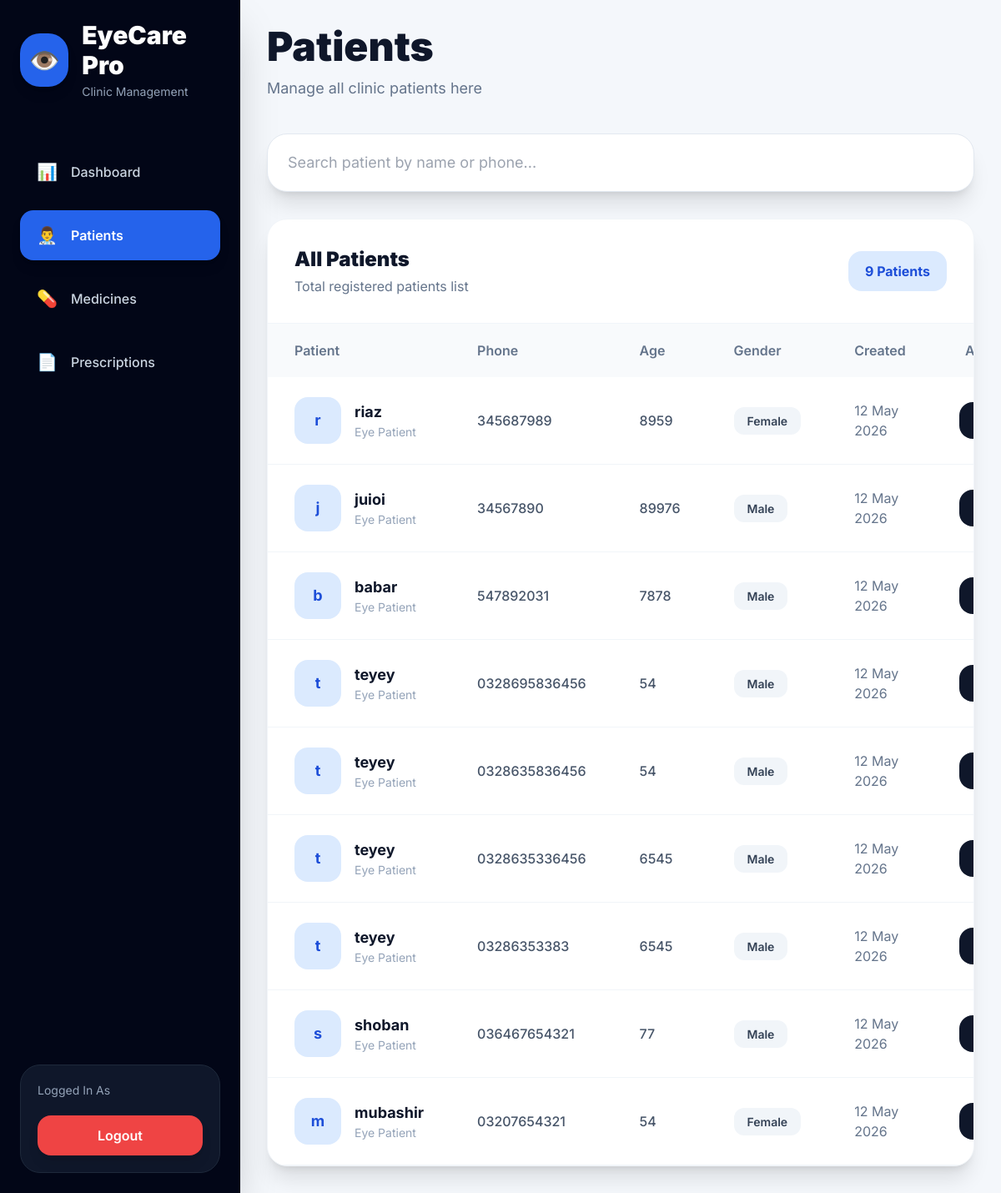
Page /patients/ on the earlier database version.
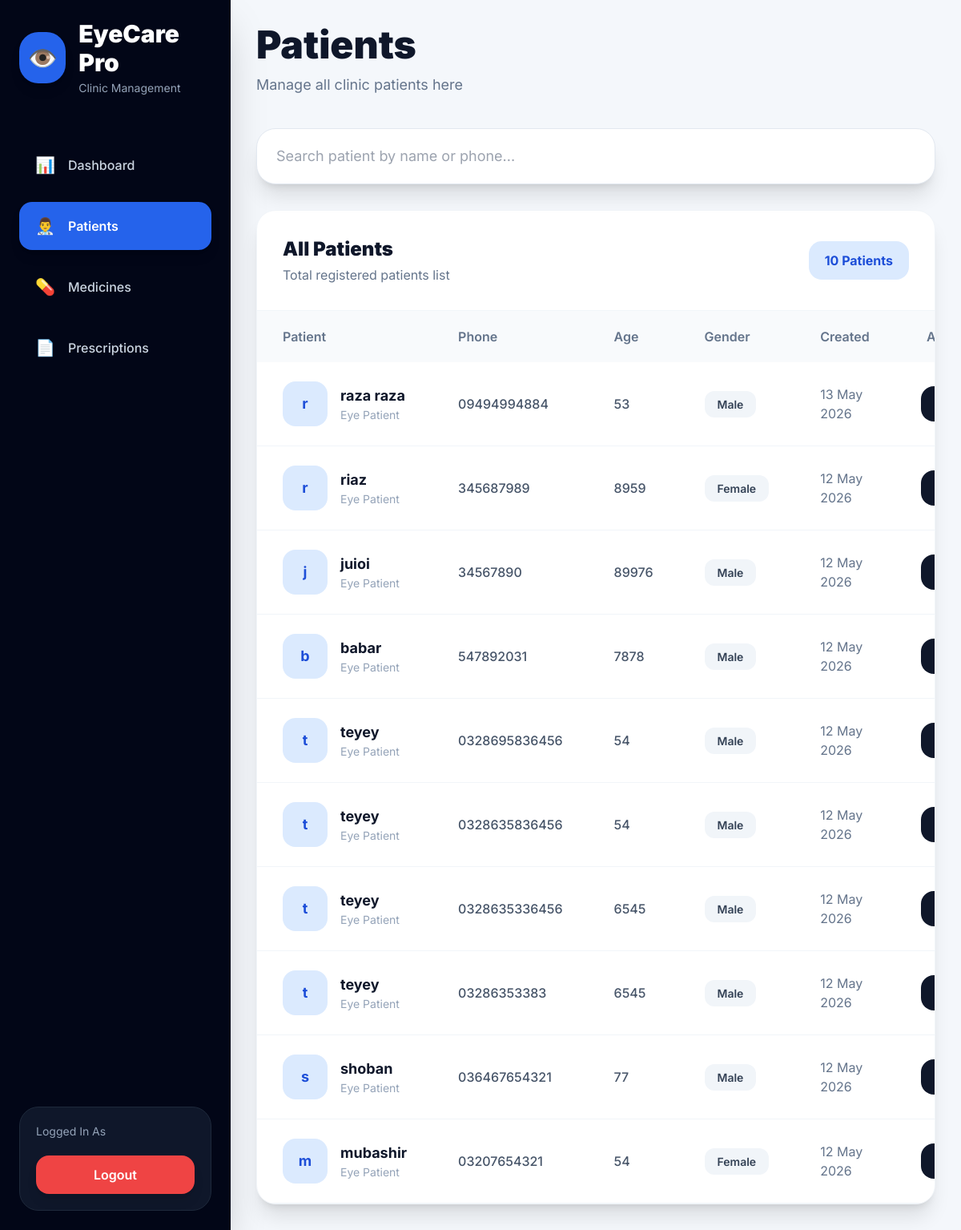
Same page on the later database version.
### patients/models.py (models this page shows, shortened)
class Patient(models.Model):
    GENDER_CHOICES = (
        ('Male', 'Male'),
        ('Female', 'Female'),
    )
    name = models.CharField(
        max_length=200
    )
    phone = models.CharField(
        max_length=20,
        unique=True
    )
    age = models.PositiveIntegerField()
    gender = models.CharField(
        max_length=10,
        choices=GENDER_CHOICES
    )
    address = models.TextField(
        blank=True,
        null=True
    )
    eye_notes = models.TextField(
        blank=True,
        null=True
    )
    created_at = models.DateTimeField(
        auto_now_add=True
    )
    updated_at = models.DateTimeField(
        auto_now=True
    )

### patients/views.py (the view)
def patient_list(request):
    patients = Patient.objects.all().order_by('-id')
    context = {
        'patients': patients
    }
    return render(
        request,
        'patient_list.html',
        context
    )

### Userclinic/context_processors.py (called while the page is built)
def user_role(request):
    role = ''
    try:
        if request.user.is_authenticated:
            role = request.user.profile.role
    except Exception:
        role = ''
    return {
        'user_role': role,
        'is_admin': role == 'ADMIN',
        'is_consultant': role == 'CONSULTANT',
    }

### templates/patient_list.html (shortened to what the changed rows need)
<!DOCTYPE html>
<html lang="en">
<head>
    <script src="https://cdn.tailwindcss.com"></script>
</head>
<body>
<div class="flex min-h-screen">
    <aside class="w-72 bg-slate-950 text-white flex flex-col justify-between p-6 shadow-2xl">
        <div>
            <div class="mb-14">
                <div class="flex items-center gap-4">
                    <div>
                        <h1 class="text-3xl font-black">
                            EyeCare Pro
                        </h1>
                    </div>
                </div>
            </div>
        </div>
    </aside>
    <main class="flex-1 p-8 overflow-y-auto">
        <div class="flex justify-between items-center mb-10">
            <div>
                <h1 class="text-5xl font-black text-slate-900">
                    Patients
                </h1>
            </div>
        </div>
        <div class="bg-white rounded-3xl shadow-xl border border-slate-100 overflow-hidden">
            <div class="flex justify-between items-center p-8 border-b border-slate-100">
                <div>
                    <h2 class="text-2xl font-black text-slate-900">
                        All Patients
                    </h2>
                    <p class="text-slate-500 mt-1">
                    </p>
                </div>
                <div class="bg-blue-100 text-blue-700 px-5 py-3 rounded-2xl font-bold">
                    {{ patients.count }} Patients
                </div>
            </div>
            <div class="overflow-x-auto">
                <table class="w-full">
                    <thead class="bg-slate-50">
                        <tr>
                            <th class="text-left px-8 py-5 text-slate-500 font-semibold">
                                Patient
                            </th>
                            <th class="text-left px-8 py-5 text-slate-500 font-semibold">
                                Phone
                            </th>
                            <th class="text-left px-8 py-5 text-slate-500 font-semibold">
                                Age
                            </th>
                            <th class="text-left px-8 py-5 text-slate-500 font-semibold">
                                Gender
                            </th>
                            <th class="text-left px-8 py-5 text-slate-500 font-semibold">
                                Created
                            </th>
                            <th class="text-center px-8 py-5 text-slate-500 font-semibold">
                                Actions
                            </th>
                        </tr>
                    </thead>
                    <tbody>
                        {% for patient in patients %}
                        <tr class="border-b border-slate-100 hover:bg-slate-50 smooth">
                            <td class="px-8 py-6">
                                <div class="flex items-center gap-4">
                                    <div class="w-14 h-14 rounded-2xl bg-blue-100 flex items-center justify-center text-blue-700 font-bold text-lg">
                                        {{ patient.name|slice:':1' }}
                                    </div>
                                    <div>
                                        <h3 class="font-bold text-slate-900 text-lg">
                                            {{ patient.name }}
                                        </h3>
                                        <p class="text-slate-400 text-sm">
                                            Eye Patient
                                        </p>
                                    </div>
                                </div>
                            </td>
                            <td class="px-8 py-6 text-slate-600 font-medium">
                                {{ patient.phone }}
                            </td>
                            <td class="px-8 py-6 text-slate-600 font-medium">
                                {{ patient.age }}
                            </td>
                            <td class="px-8 py-6">
                                <span class="bg-slate-100 text-slate-700 px-4 py-2 rounded-xl text-sm font-semibold">
                                    {{ patient.gender }}
                                </span>
                            </td>
                            <td class="px-8 py-6 text-slate-500">
                                {{ patient.created_at|date:"d M Y" }}
                            </td>
                            <td class="px-8 py-6">
                                <div class="flex items-center justify-center gap-3">
                                    <a href="{% url 'patient_detail' patient.id %}"
                                       class="bg-slate-900 hover:bg-black smooth text-white px-5 py-3 rounded-2xl font-semibold text-sm">
                                    </a>
                                </div>
                            </td>
                        </tr>
                        {% endfor %}
                    </tbody>
                </table>
            </div>
        </div>
    </main>
</div>
</body>
</html>

Differences in the rows shown:
added Patient: name "r", name "raza raza", phone "09494994884", age "53", gender "Male", created_at "13 May 2026"
Other differences:
{{ patients.count }}: "9" → "10"
